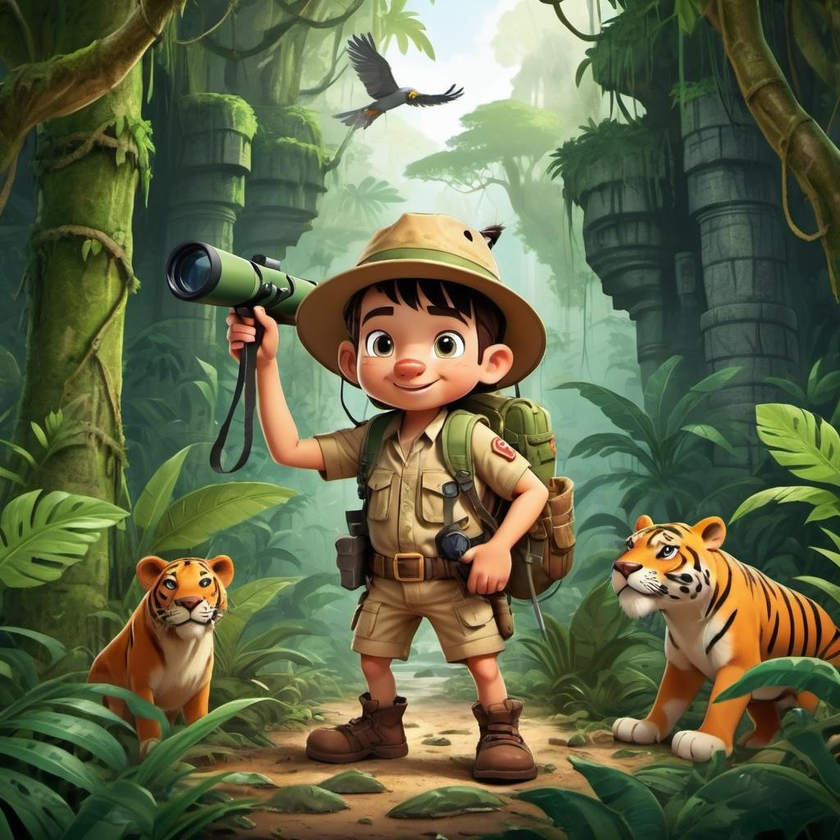
#> input picture images.png, 840 x 840 px, shrunk from 1024 x 1024 before the run
$ jupyter execute notebook.ipynb
#> lines starting #> are read from the running program, lines starting #| are printed output that depends on the picture; after the words box and inside, x2 and y2 are one past the last pixel; in counts of white or black regions, pixels touching at a corner belong together
[cell 1]
import cv2
import numpy as np
import matplotlib.pyplot as plt

Load Image

[cell 2]
def read_file(filename):
#> called with filename = 'images.png'
    img=cv2.imread(filename)
#> img is the input picture: shape (840, 840, 3); mean B, G, R 71.3, 102.9, 96.8
    img=cv2.cvtColor(img,cv2.COLOR_BGR2RGB)
    plt.imshow(img)
    plt.show()
    return img

[cell 3]
filename="images.png"
img=read_file(filename)

#CREATE EDGE MASK

[cell 4]
def edge_mask(img,line_size,blur_value):
    #takes input img and gives output of image
#> called with line_size = 7, blur_value = 7
    gray=cv2.cvtColor(img,cv2.COLOR_RGB2GRAY)
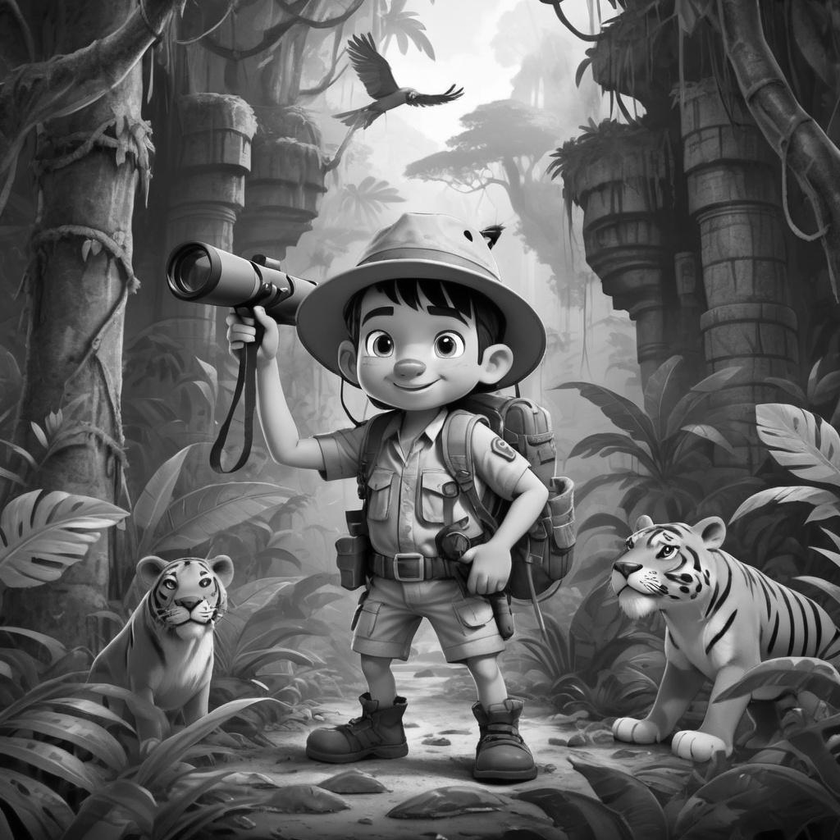
#> gray: shape (840, 840); min 0, max 255, mean 97.5
    gray_blur=cv2.medianBlur(gray,blur_value)
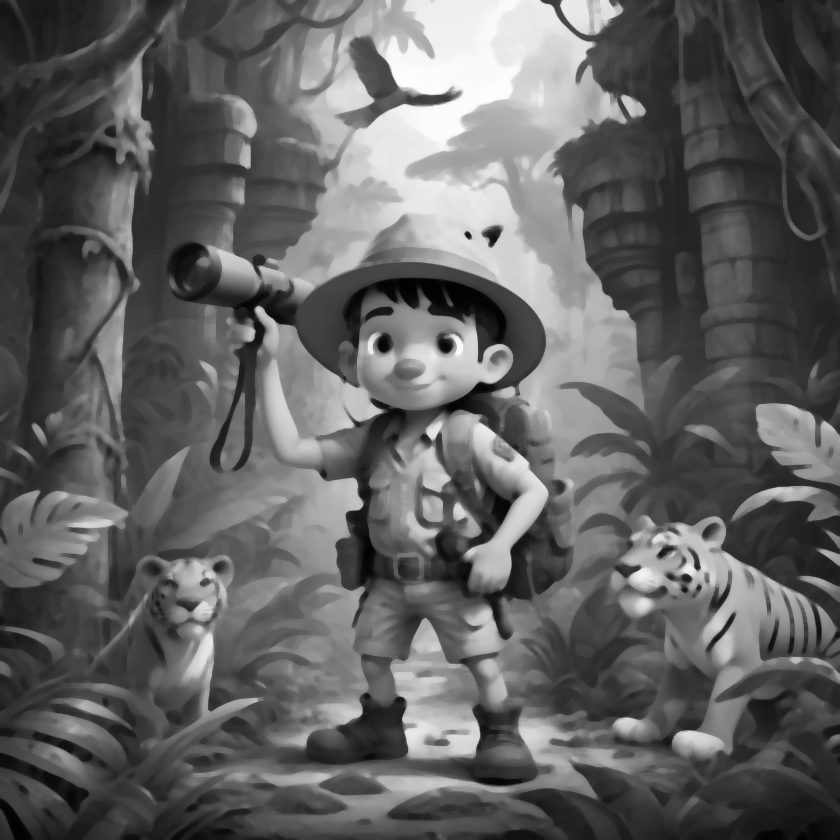
#> gray_blur: shape (840, 840); min 1, max 253, mean 97.3
    edges=cv2.adaptiveThreshold(gray_blur,255,cv2.ADAPTIVE_THRESH_MEAN_C,cv2.THRESH_BINARY,
    line_size,blur_value)
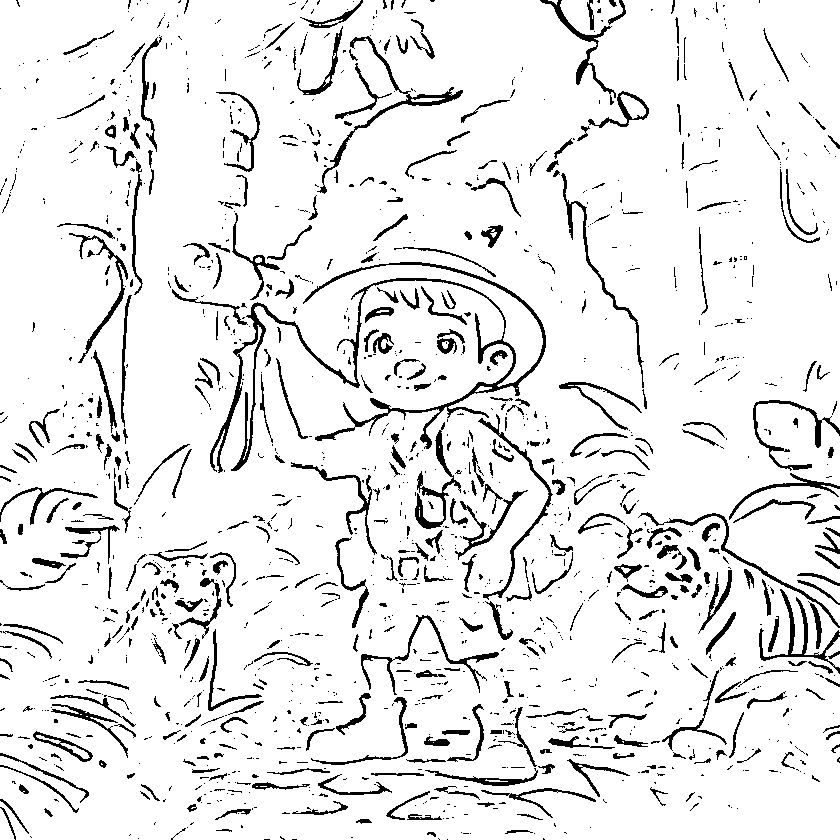
#> edges: shape (840, 840); 91.3% white; 1497 black regions (1051 under 20 px), largest, box (x1, y1, x2, y2) and area: (210, 262, 546, 473) 5629, (317, 36, 463, 194) 1225, (415, 422, 461, 529) 963

    return edges

[cell 5]
line_size,blur_value=7,7

edges=edge_mask(img,line_size,blur_value)
plt.imshow(edges)
plt.show()

[cell 6]
line_size,blur_value=7,7

edges=edge_mask(img,line_size,blur_value)
plt.imshow(edges,cmap="grey")
plt.show()

[cell 7]
line_size,blur_value=7,7

edges=edge_mask(img,line_size,blur_value)
plt.imshow(edges,cmap="binary")
plt.show()

REDUCE THE COLOR PALETTE

[cell 8]
def color_quantization(img, k):
    #transform image
#> called with k = 2
    data=np.float32(img).reshape((-1,3))

    #determine criteria
    criteria=(cv2.TERM_CRITERIA_EPS+ cv2.TERM_CRITERIA_MAX_ITER,20,0.001)

    #Implement Kmean
    ret,label,center =cv2.kmeans(data,k,None,criteria,10,cv2.KMEANS_RANDOM_CENTERS)
#> ret = 2.35e+09; center = [[62.32, 70.41, 44.14], [179, 180.5, 136.2]]
    center=np.uint8(center)
#> center = [[62, 70, 44], [179, 180, 136]]

    result=center[label.flatten()]
    result=result.reshape(img.shape)
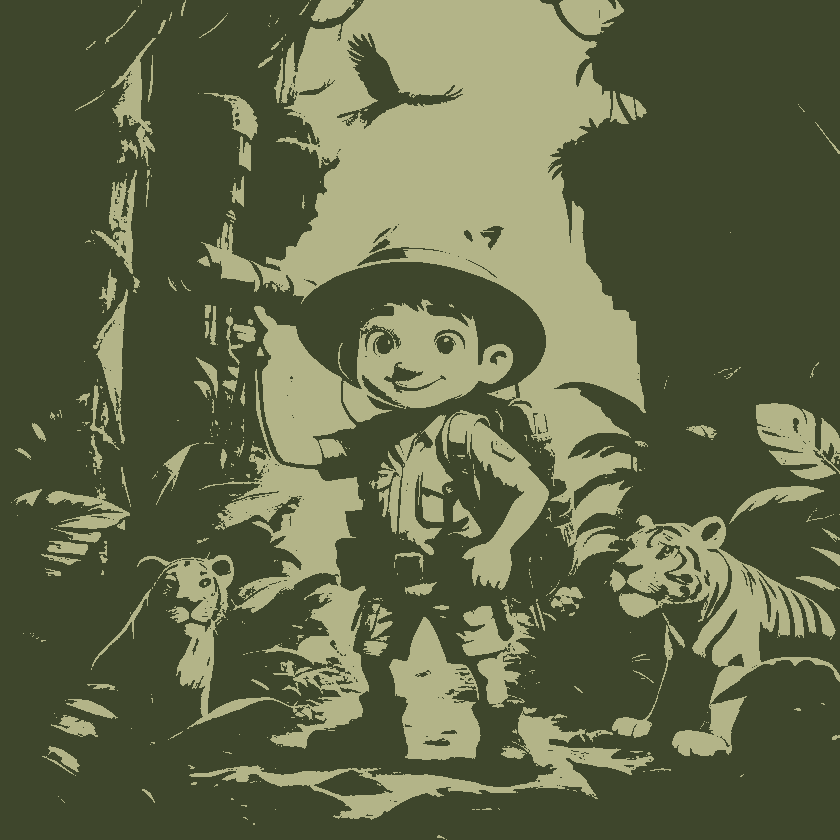
#> result: shape (840, 840, 3); mean R, G, B 96.5, 102.5, 71.2

    return result

[cell 9]
img= color_quantization(img, k=2)
plt.imshow(img)
plt.show()

[cell 10]
#Reduce noise
blurred=cv2.bilateralFilter(img,d=7,sigmaColor=200,sigmaSpace=200)

plt.imshow(blurred)
plt.show()

Combine Edge Mask with quantiz img

[cell 11]
# Combine the blurred image and the edge mask to create the cartoon drawing
cartoon = cv2.bitwise_and(blurred, blurred, mask=edges)
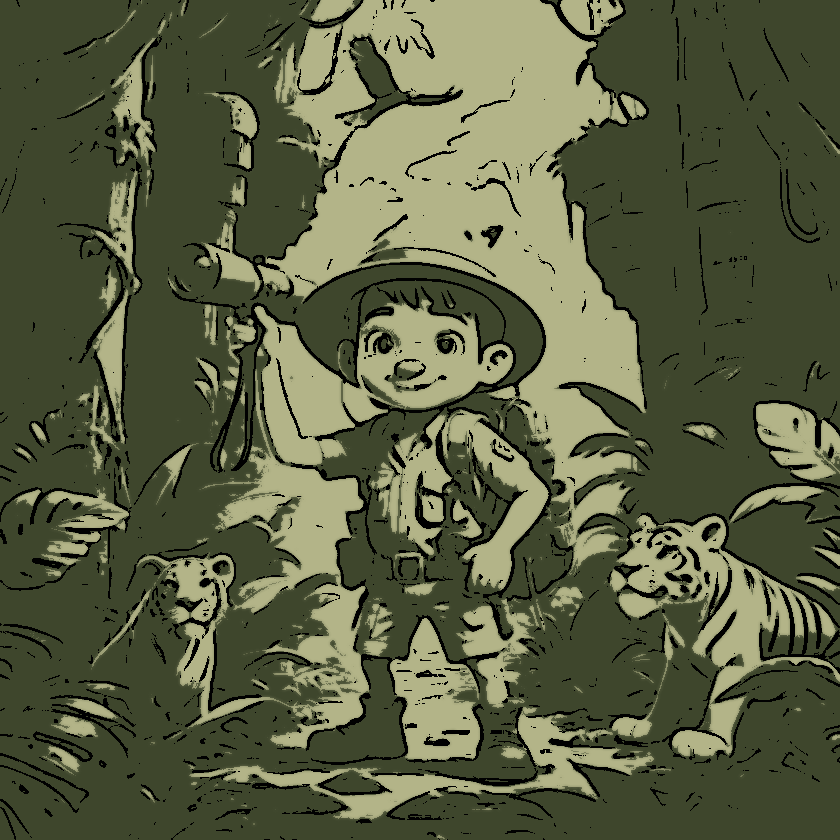
#> cartoon: shape (840, 840, 3); mean R, G, B 89.6, 94.9, 66.1

plt.imshow(cartoon)
plt.show()
